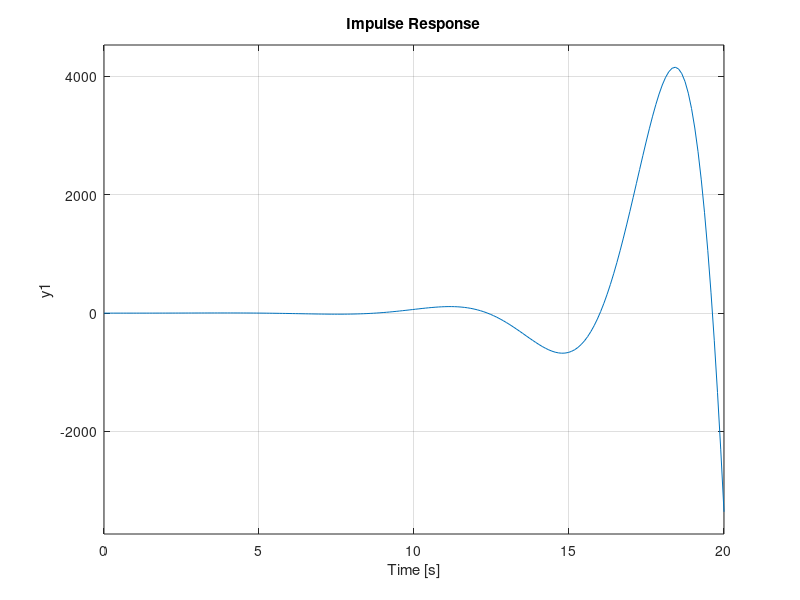

MATLAB code to generate this figure:
clc;
clear;
close all;
s=tf('s')
k=3 % 4 % 2
gs=k/(s*s*s*s*s+3*s*s*s*s+s*s*s+3*s*s+s)
cltf=feedback(gs,1)
impulse(cltf)

% Wrong Output ...


% Mohammed Muneeb Ahmed
% mohammedmujeebahmed72@gmail.com
